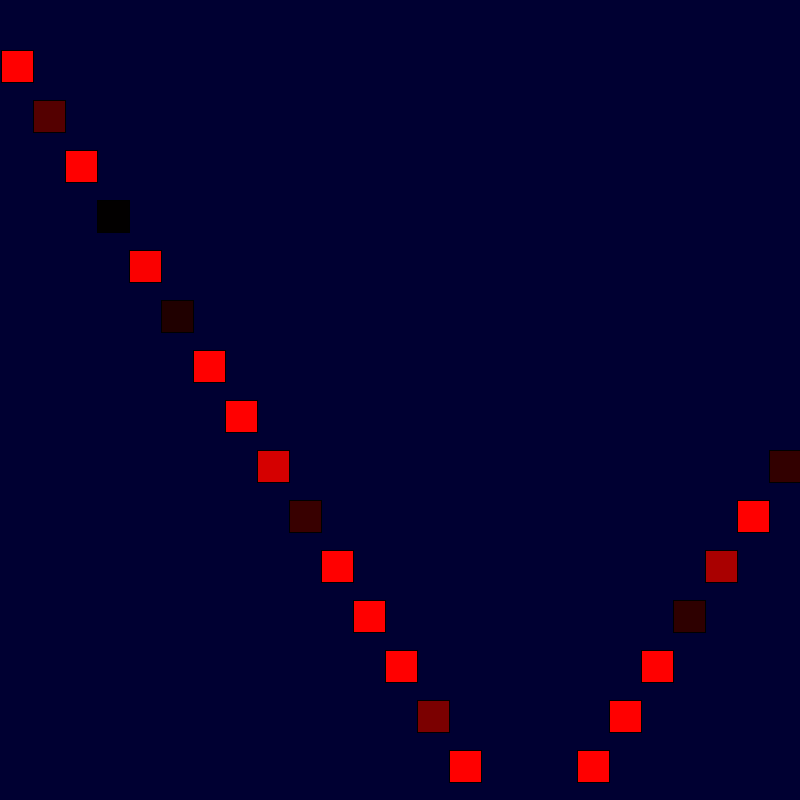
Frame 1 (no input)
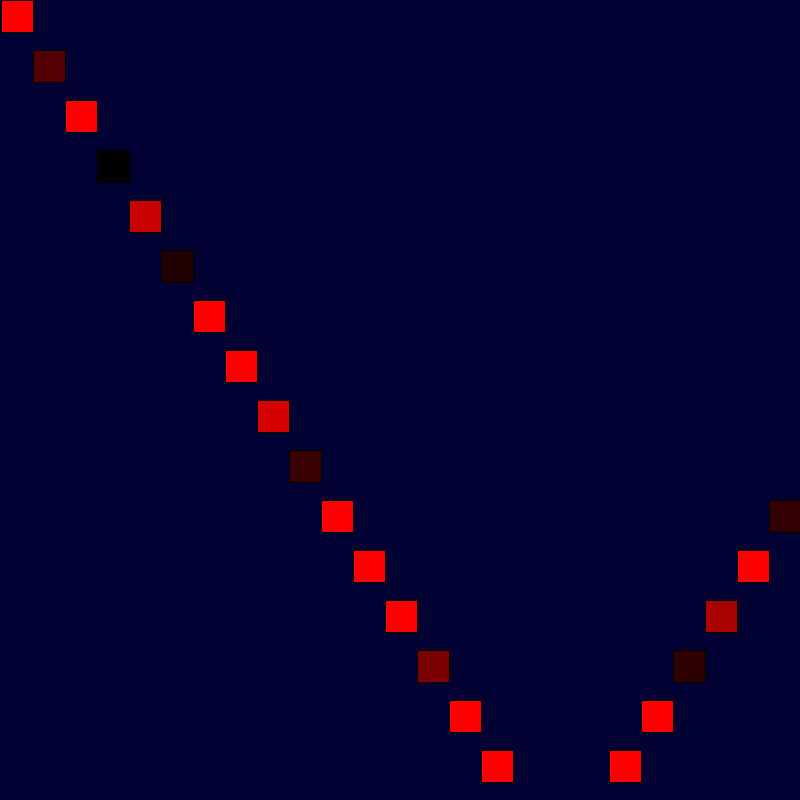
Frame 60 (the mouse pressed at the canvas centre just before this capture)
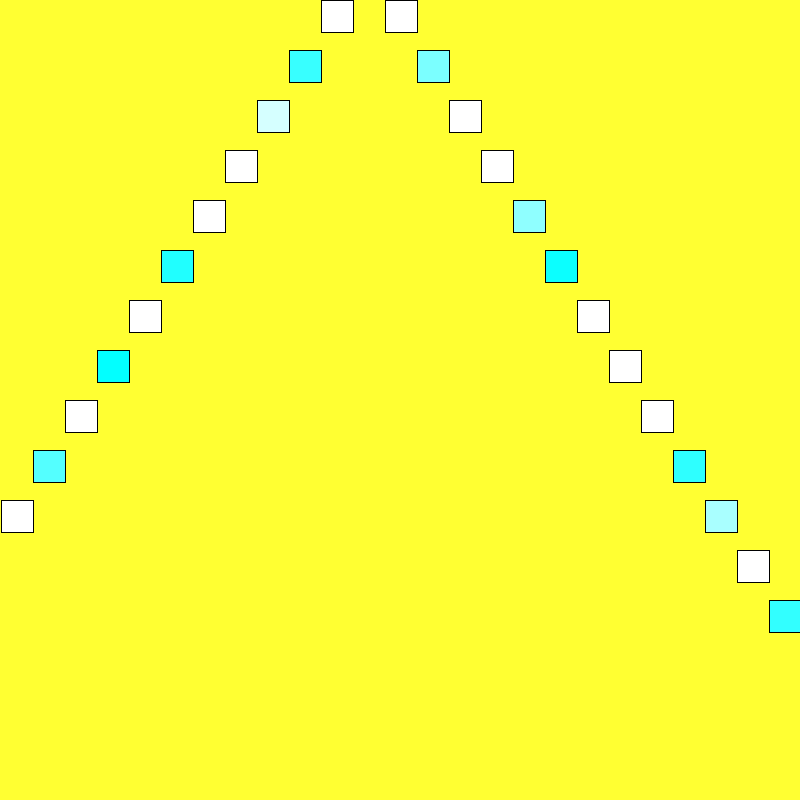
Frame 120 (the mouse held since frame 60 and released just before this capture)

The Processing sketch that drew these frames (run headless with seeded random() and noise(); from frame 60 on, the mouse is pressed at the canvas centre):

// Processing sketch: processing_71333
// ── processing_71333.pde

//HomeWork 3: Flying Magic Cubes of color and doom! 
//By Zach Ruddell
//May have used some example code from learing processing to figure out bouncing.
//But I think I changed it, lost track to be honest. 

int kurtz = 0;
int gatsby = 50;
int speed = gatsby;
//My variables are fictious literary figures, hope thats cool

void setup(){
  size(800,800);
  smooth();
 
}

void draw(){
  background(mouseX,mouseY,gatsby);
  
kurtz = kurtz + speed;
  if ((kurtz > width) || (kurtz <0)) {
    speed = speed * -1;
  }
  if ((kurtz > height) || (kurtz<0));
  
  stroke(0);
  fill(634,mouseY,mouseX);
  rect(1,kurtz,32,32);
  //1
  
   kurtz = kurtz + speed;
  if ((kurtz > width) || (kurtz <0)) {
    speed = speed * -1;
  }
  if ((kurtz > height) || (kurtz<0));
  
  stroke(0);
  fill(84,mouseY,mouseX);
  rect(33,kurtz,32,32);
  //2

kurtz = kurtz + speed;
  if ((kurtz > width) || (kurtz <0)) {
    speed = speed * -1;
  }
  if ((kurtz > height) || (kurtz<0));
  
  stroke(0);
  fill(978,mouseY,mouseX);
  rect(65,kurtz,32,32);
  //3
  
  kurtz = kurtz + speed;
  if ((kurtz > width) || (kurtz <0)) {
    speed = speed * -1;
  }
  if ((kurtz > height) || (kurtz<0));
  
  stroke(0);
  fill(2,mouseY,mouseX);
  rect(97,kurtz,32,32);
  //4
  
kurtz = kurtz + speed;
  if ((kurtz > width) || (kurtz <0)) {
    speed = speed * -1;
  }
  if ((kurtz > height) || (kurtz<0));
  
  stroke(0);
  fill(kurtz,mouseY,mouseX);
  rect(129,kurtz,32,32);
  //5
  
  kurtz = kurtz + speed;
  if ((kurtz > width) || (kurtz <0)) {
    speed = speed * -1;
  }
  if ((kurtz > height) || (kurtz<0));
  
  stroke(0);
  fill(32,mouseY,mouseX);
  rect(161,kurtz,32,32);
  //6
  
  kurtz = kurtz + speed;
  if ((kurtz > width) || (kurtz <0)) {
    speed = speed * -1;
  }
  if ((kurtz > height) || (kurtz<0));
  
  stroke(0);
  fill(452,mouseY,mouseX);
  rect(193,kurtz,32,32);
  //7
  
  kurtz = kurtz + speed;
  if ((kurtz > width) || (kurtz <0)) {
    speed = speed * -1;
  }
  if ((kurtz > height) || (kurtz<0));
  
  stroke(0);
  fill(734,mouseY,mouseX);
  rect(225,kurtz,32,32);
  //8
  
  kurtz = kurtz + speed;
  if ((kurtz > width) || (kurtz <0)) {
    speed = speed * -1;
  }
  if ((kurtz > height) || (kurtz<0));
  
  stroke(0);
  fill(213,mouseY,mouseX);
  rect(257,kurtz,32,32);
  //9
  
  kurtz = kurtz + speed;
  if ((kurtz > width) || (kurtz <0)) {
    speed = speed * -1;
  }
  if ((kurtz > height) || (kurtz<0));
  
  stroke(0);
  fill(56,mouseY,mouseX);
  rect(289,kurtz,32,32);
  //10
  
  kurtz = kurtz + speed;
  if ((kurtz > width) || (kurtz <0)) {
    speed = speed * -1;
  }
  if ((kurtz > height) || (kurtz<0));
  
  stroke(0);
  fill(365,mouseY,mouseX);
  rect(321,kurtz,32,32);
  //11
  
  kurtz = kurtz + speed;
  if ((kurtz > width) || (kurtz <0)) {
    speed = speed * -1;
  }
  if ((kurtz > height) || (kurtz<0));
  
  stroke(0);
  fill(654,mouseY,mouseX);
  rect(353,kurtz,32,32);
  //12
  
  kurtz = kurtz + speed;
  if ((kurtz > width) || (kurtz <0)) {
    speed = speed * -1;
  }
  if ((kurtz > height) || (kurtz<0));
  
  stroke(0);
  fill(721,mouseY,mouseX);
  rect(385,kurtz,32,32);
  //13
  
  kurtz = kurtz + speed;
  if ((kurtz > width) || (kurtz <0)) {
    speed = speed * -1;
  }
  if ((kurtz > height) || (kurtz<0));
  
  stroke(0);
  fill(123,mouseY,mouseX);
  rect(417,kurtz,32,32);
  //14
  
  kurtz = kurtz + speed;
  if ((kurtz > width) || (kurtz <0)) {
    speed = speed * -1;
  }
  if ((kurtz > height) || (kurtz<0));
  
  stroke(0);
  fill(876,mouseY,mouseX);
  rect(449,kurtz,32,32);
  //15
  
  kurtz = kurtz + speed;
  if ((kurtz > width) || (kurtz <0)) {
    speed = speed * -1;
  }
  if ((kurtz > height) || (kurtz<0));
  
  stroke(0);
  fill(555,mouseY,mouseX);
  rect(481,kurtz,32,32);
  //16
  
  kurtz = kurtz + speed;
  if ((kurtz > width) || (kurtz <0)) {
    speed = speed * -1;
  }
  if ((kurtz > height) || (kurtz<0));
  
  stroke(0);
  fill(143,mouseY,mouseX);
  rect(513,kurtz,32,32);
  //17
  
  kurtz = kurtz + speed;
  if ((kurtz > width) || (kurtz <0)) {
    speed = speed * -1;
  }
  if ((kurtz > height) || (kurtz<0));
  
  stroke(0);
  fill(11,mouseY,mouseX);
  rect(545,kurtz,32,32);
  //18
  
  kurtz = kurtz + speed;
  if ((kurtz > width) || (kurtz <0)) {
    speed = speed * -1;
  }
  if ((kurtz > height) || (kurtz<0));
  
  stroke(0);
  fill(423,mouseY,mouseX);
  rect(577,kurtz,32,32);
  //19
  
  kurtz = kurtz + speed;
  if ((kurtz > width) || (kurtz <0)) {
    speed = speed * -1;
  }
  if ((kurtz > height) || (kurtz<0));
  
  stroke(0);
  fill(789,mouseY,mouseX);
  rect(609,kurtz,32,32);
  //20
  
  kurtz = kurtz + speed;
  if ((kurtz > width) || (kurtz <0)) {
    speed = speed * -1;
  }
  if ((kurtz > height) || (kurtz<0));
  
  stroke(0);
  fill(876,mouseY,mouseX);
  rect(641,kurtz,32,32);
  //21
  
  kurtz = kurtz + speed;
  if ((kurtz > width) || (kurtz <0)) {
    speed = speed * -1;
  }
  if ((kurtz > height) || (kurtz<0));
  
  stroke(0);
  fill(46,mouseY,mouseX);
  rect(673,kurtz,32,32);
  //22
  
  kurtz = kurtz + speed;
  if ((kurtz > width) || (kurtz <0)) {
    speed = speed * -1;
  }
  if ((kurtz > height) || (kurtz<0));
  
  stroke(0);
  fill(169,mouseY,mouseX);
  rect(705,kurtz,32,32);
  //23
  
  kurtz = kurtz + speed;
  if ((kurtz > width) || (kurtz <0)) {
    speed = speed * -1;
  }
  if ((kurtz > height) || (kurtz<0));
  
  stroke(0);
  fill(651,mouseY,mouseX);
  rect(737,kurtz,32,32);
  //24
  
  kurtz = kurtz + speed;
  if ((kurtz > width) || (kurtz <0)) {
    speed = speed * -1;
  }
  if ((kurtz > height) || (kurtz<0));
  
  stroke(0);
  fill(gatsby,mouseY,mouseX);
  rect(769,kurtz,32,32);
  //25
}
